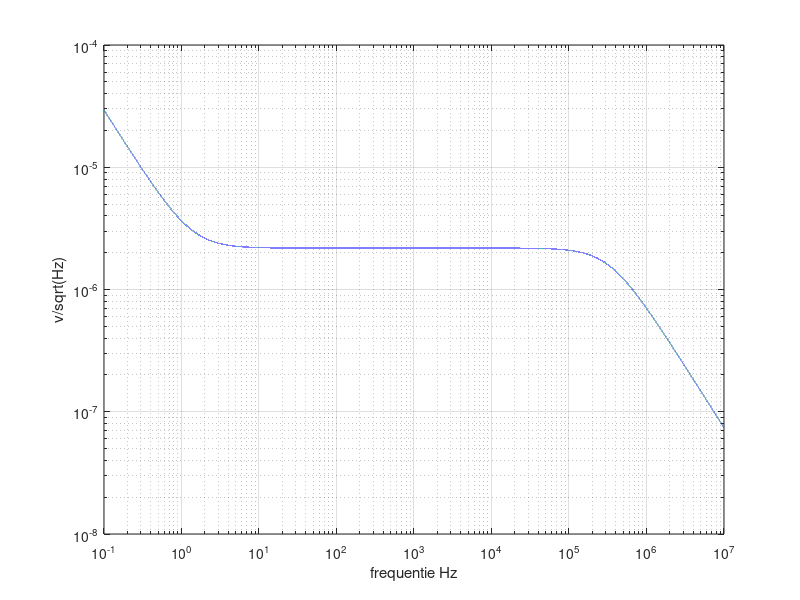

The MATLAB source for this figure:
close all;
clear

%milivolt mv e-3
%micro volt uV e-6
%nano volt nV e-9

%pico ampere pA e-12
%femto ampere fA e-15

frequentie = logspace(-1, 7, 100000);
%stap = 1;
%frequentie = 1:stap:10e6; %beginwaarde : stapgrote : eindwaarde
%frequentie = 1000;

%k = physconst('Boltzmann');
k = 1.380649e-23;  % Boltzmann constant in J/K
c = 23;
T = c + 273;

% source impedance %
R_source = 100e3;
source_impedance = R_source;

% Pre-amp %
%overdracht amplifier
gain = 50.40; %versterking van amplifier
fc = 340e3; %cutoff frequentie amplifier

R = 1;
C = 1 / (2 * pi * R * fc);

H = 1 ./ sqrt(1 + (frequentie * 2 * pi * R * C).^2 );
transfer_amplifier = H * gain;
%semilogx(frequentie,H);

%Equivalent Voltage Input Noise from amplifier
%Breedbandruis
broadband_voltage_noise = 15e-9;
%1 over F ruis op 1 Hz
voltage_noise_low = 60e-9;
%1 over F ruis
one_over_F_voltage_noise = (sqrt((voltage_noise_low)^2 - (broadband_voltage_noise)^2) ./ (frequentie));
%total
voltage_noise_amplifier = sqrt((one_over_F_voltage_noise).^2 + (broadband_voltage_noise)^2);

%Equivalent Current Input Noise from amplifier
current_noise_amplifier = 1e-15;
voltgage_current_noise = current_noise_amplifier .* source_impedance;

%Voltage Input Noise from Feed_back_resitor
Feed_back_resitor = 972;
Noise_Feed_back_resitor = sqrt(4 * k * T * Feed_back_resitor);

%Input Noise
Input_Noise = sqrt(4 * k * T * R_source);

%total Voltage Input Noise from amplifier
total_voltage_noise_input = sqrt((voltage_noise_amplifier).^2 + (voltgage_current_noise).^2 + (Input_Noise).^2 + (Noise_Feed_back_resitor).^2);

%output noise amplifier
output_noise_amplifier = total_voltage_noise_input .* transfer_amplifier;


%noise plot
loglog(frequentie, output_noise_amplifier);
%hold on
%loglog(frequentie, total_voltage_noise_input);
hold on




xlabel('frequentie Hz');
ylabel('v/sqrt(Hz)');
%legend('input noise amplifier','resitor input noise','voltgage current noise','total noise input');
grid on;
pause;
